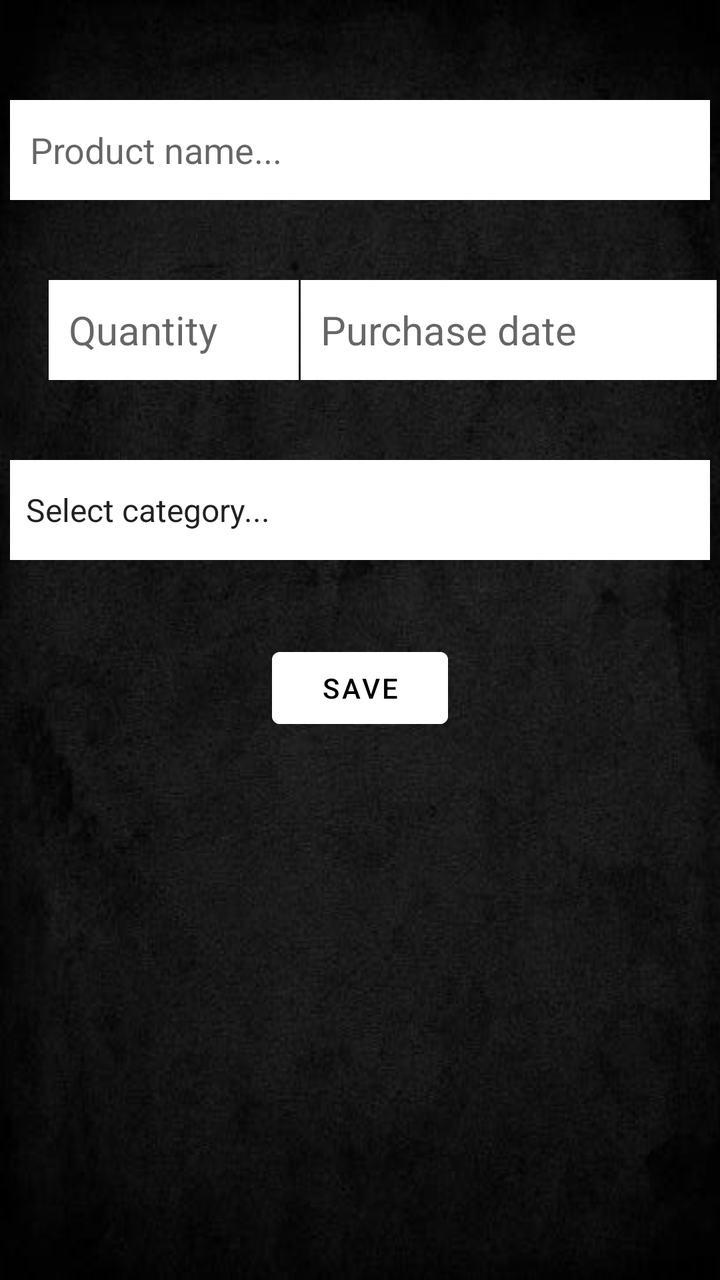
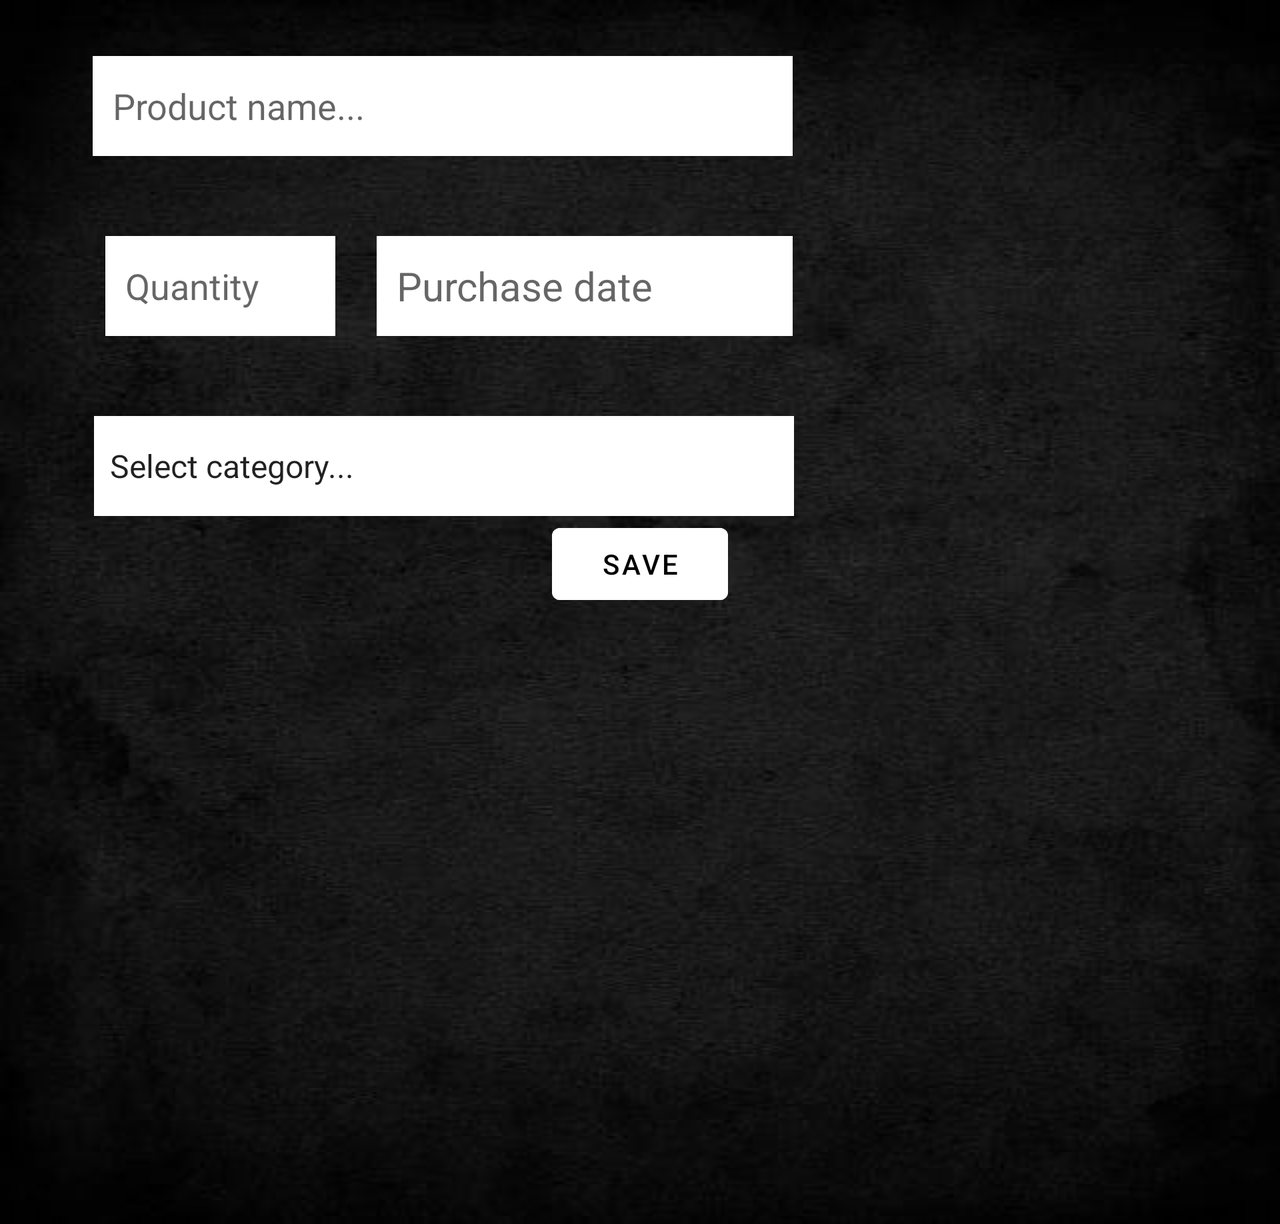

One screen, two layout resources from the same app: the default and the repository's alternative for another configuration. Each is rendered where Android would select it; the XML of both is given below.
<!-- AndroidManifest.xml: application theme Theme.AppPersist -->
<!-- res/layout/activity_formulario.xml -->
<?xml version="1.0" encoding="utf-8"?>
<ScrollView
    xmlns:android="http://schemas.android.com/apk/res/android"
    xmlns:app="http://schemas.android.com/apk/res-auto"
    xmlns:tools="http://schemas.android.com/tools"
    android:layout_width="match_parent"
    android:layout_height="match_parent"
    android:background="@drawable/back"
    tools:context=".FormularioActivity"
   >

    <androidx.constraintlayout.widget.ConstraintLayout

        android:layout_width="match_parent"
        android:layout_height="match_parent"
        >

        <EditText
            android:id="@+id/etNome"
            android:layout_width="350dp"
            android:layout_height="50dp"
            android:layout_marginTop="50dp"
            android:background="#FFFFFF"
            android:ems="10"
            android:hint="@string/nomedoprod"
            android:inputType="text"
            android:padding="10dp"
            app:layout_constraintEnd_toEndOf="parent"
            app:layout_constraintHorizontal_bias="0.490"
            app:layout_constraintStart_toStartOf="parent"
            app:layout_constraintTop_toTopOf="parent" />

        <Spinner
            android:id="@+id/spCategoria"
            android:layout_width="350dp"
            android:layout_height="50dp"
            android:layout_marginTop="40dp"
            android:background="#FFFFFF"
            android:entries="@array/categorias"
            app:layout_constraintEnd_toEndOf="parent"
            app:layout_constraintHorizontal_bias="0.491"
            app:layout_constraintStart_toStartOf="parent"
            app:layout_constraintTop_toBottomOf="@+id/etQuantidade" />

        <Button
            android:id="@+id/btnSalvar"
            android:layout_width="wrap_content"
            android:layout_height="wrap_content"
            android:layout_marginTop="40dp"
            android:backgroundTint="#FFFFFF"
            android:text="@string/salvar"
            android:textColor="#000000"
            app:layout_constraintEnd_toEndOf="parent"
            app:layout_constraintStart_toStartOf="parent"
            app:layout_constraintTop_toBottomOf="@+id/spCategoria" />

        <EditText
            android:id="@+id/etQuantidade"
            android:layout_width="125dp"
            android:layout_height="50dp"
            android:layout_marginTop="40dp"
            android:background="#FFFFFF"
            android:hint="@string/quantidade"
            android:inputType="number|numberDecimal"
            android:padding="10dp"
            android:textSize="20sp"
            app:layout_constraintEnd_toEndOf="parent"
            app:layout_constraintHorizontal_bias="0.104"
            app:layout_constraintStart_toStartOf="parent"
            app:layout_constraintTop_toBottomOf="@+id/etNome" />

        <EditText
            android:id="@+id/etData"
            android:layout_width="208dp"
            android:layout_height="50dp"
            android:layout_marginTop="40dp"
            android:ems="10"
            android:inputType="date"
            android:hint="@string/data"
            android:background="#FFFFFF"
            android:padding="10dp"
            android:textSize="20sp"
            app:layout_constraintEnd_toEndOf="parent"
            app:layout_constraintHorizontal_bias="0.326"
            app:layout_constraintStart_toEndOf="@+id/etQuantidade"
            app:layout_constraintTop_toBottomOf="@+id/etNome" />


    </androidx.constraintlayout.widget.ConstraintLayout>
</ScrollView>
<!-- resources referenced by this layout -->
<resources>
  <string-array name="categorias">
          <item>Select category...</item>
          <item>Butcher Shop</item>
          <item>Bakery</item>
          <item>Cold cuts and dairy products</item>
          <item>Vegetables and grocery store</item>
          <item>Cellar and Beverages</item>
          <item>Hygiene and cleaning</item>
          <item>Canned goods</item>
      </string-array>
  <!-- drawable back: png bitmap (drawable-v24, 216746 bytes) -->
  <string name="data" translatable="false">Purchase date</string>
  <string name="nomedoprod">Product name...</string>
  <string name="quantidade">Quantity</string>
  <string name="salvar">Save</string>
  <style name="Theme.AppPersist" parent="Theme.MaterialComponents.DayNight.DarkActionBar">
          
          <item name="colorPrimary">@color/black</item>
          <item name="colorPrimaryVariant">@color/black</item>
          <item name="colorOnPrimary">@color/white</item>
          
          <item name="colorSecondary">@color/teal_200</item>
          <item name="colorSecondaryVariant">@color/teal_700</item>
          <item name="colorOnSecondary">@color/black</item>
          
          <item name="android:statusBarColor" tools:targetApi="l">?attr/colorPrimaryVariant</item>
          
      </style>
</resources>
<!-- res/layout-land/activity_formulario.xml (the repository's variant of the layout above) -->
<!-- drawn on the phone turned sideways -->
<?xml version="1.0" encoding="utf-8"?>
<ScrollView
    xmlns:android="http://schemas.android.com/apk/res/android"
    xmlns:app="http://schemas.android.com/apk/res-auto"
    xmlns:tools="http://schemas.android.com/tools"
    android:layout_width="match_parent"
    android:layout_height="match_parent"
    android:background="@drawable/back"
    tools:context=".FormularioActivity">

    <androidx.constraintlayout.widget.ConstraintLayout

        android:layout_width="match_parent"
        android:layout_height="wrap_content">

        <EditText
            android:id="@+id/etNome"
            android:layout_width="350dp"
            android:layout_height="50dp"
            android:layout_marginTop="28dp"
            android:background="#FFFFFF"
            android:ems="10"
            android:hint="@string/nomedoprod"
            android:inputType="textPersonName"
            android:padding="10dp"
            app:layout_constraintEnd_toEndOf="parent"
            app:layout_constraintHorizontal_bias="0.16"
            app:layout_constraintStart_toStartOf="parent"
            app:layout_constraintTop_toTopOf="parent" />

        <Spinner
            android:id="@+id/spCategoria"
            android:layout_width="350dp"
            android:layout_height="50dp"
            android:layout_marginTop="40dp"
            android:background="#FFFFFF"
            android:entries="@array/categorias"
            app:layout_constraintEnd_toEndOf="parent"
            app:layout_constraintHorizontal_bias="0.162"
            app:layout_constraintStart_toStartOf="parent"
            app:layout_constraintTop_toBottomOf="@+id/etQuantidade" />

        <Button
            android:id="@+id/btnSalvar"
            android:layout_width="wrap_content"
            android:layout_height="wrap_content"
            android:backgroundTint="#FFFFFF"
            android:text="@string/salvar"
            android:textColor="#000000"
            app:layout_constraintBottom_toBottomOf="parent"
            app:layout_constraintEnd_toEndOf="parent"
            app:layout_constraintStart_toStartOf="parent"
            app:layout_constraintTop_toBottomOf="@+id/spCategoria"
            app:layout_constraintVertical_bias="0.0" />

        <EditText
            android:id="@+id/etQuantidade"
            android:layout_width="115dp"
            android:layout_height="50dp"
            android:layout_marginTop="40dp"
            android:background="#FFFFFF"
            android:ems="10"
            android:hint="@string/quantidade"
            android:inputType="textPersonName"
            android:padding="10dp"
            app:layout_constraintEnd_toEndOf="parent"
            app:layout_constraintHorizontal_bias="0.1"
            app:layout_constraintStart_toStartOf="parent"
            app:layout_constraintTop_toBottomOf="@+id/etNome" />

        <EditText
            android:id="@+id/etData"
            android:layout_width="208dp"
            android:layout_height="50dp"
            android:layout_marginTop="40dp"
            android:background="#FFFFFF"
            android:ems="10"
            android:hint="@string/data"
            android:inputType="date"
            android:padding="10dp"
            android:textSize="20sp"
            app:layout_constraintEnd_toEndOf="parent"
            app:layout_constraintHorizontal_bias="0.078"
            app:layout_constraintStart_toEndOf="@+id/etQuantidade"
            app:layout_constraintTop_toBottomOf="@+id/etNome" />

    </androidx.constraintlayout.widget.ConstraintLayout>
</ScrollView>
